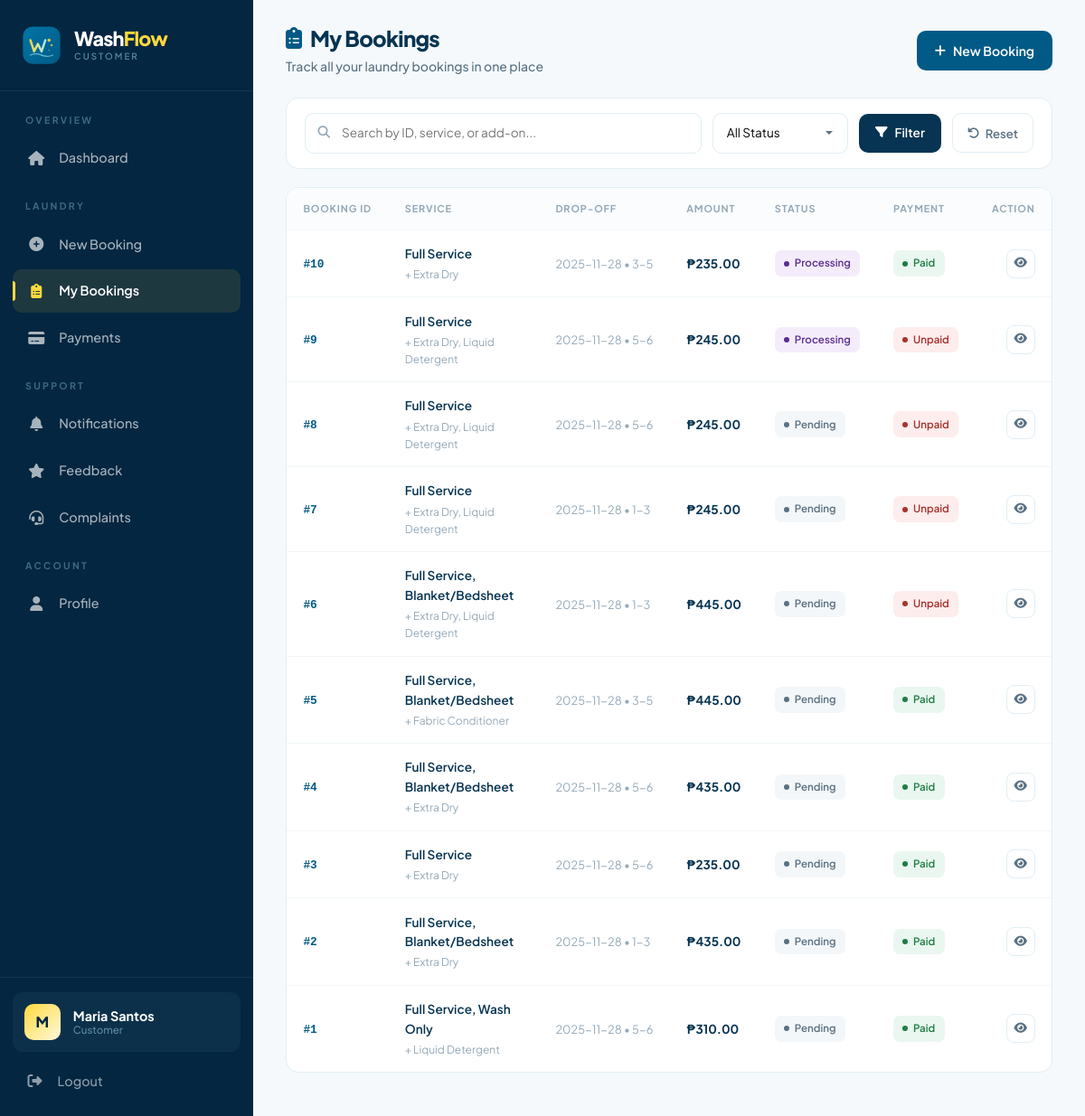
Page /my_bookings.php (signed in) on the committed database.
### tables this page shows
CREATE TABLE `booking_online` (
  `id` int(11) NOT NULL,
  `customer_id` int(11) NOT NULL,
  `admin_id` int(11) DEFAULT NULL,
  `schedule_id` int(11) DEFAULT NULL,
  `customer_name` varchar(100) NOT NULL,
  `contact_number` varchar(20) NOT NULL,
  `address` text NOT NULL,
  `delivery_option` varchar(50) NOT NULL,
  `dropoff_date` date NOT NULL,
  `dropoff_time` varchar(50) NOT NULL,
  `special_instructions` text DEFAULT NULL,
  `addons` text DEFAULT NULL,
  `service` varchar(255) NOT NULL,
  `timestamp` timestamp NOT NULL DEFAULT current_timestamp(),
  `status` enum('Pending','Processing','Ready','Completed','Cancelled') NOT NULL DEFAULT 'Pending',
  `completed_at` datetime DEFAULT NULL,
  `total_amount` decimal(10,2) DEFAULT 0.00,
  `discount` decimal(10,2) DEFAULT 0.00,
  `payment_status` enum('Unpaid','Partially Paid','Paid') DEFAULT 'Unpaid'
);

### functions.php (called while the page is built, shortened)
<?php
function e($string) {
    return htmlspecialchars($string ?? '', ENT_QUOTES | ENT_HTML5, 'UTF-8');
}
?>

### my_bookings.php (the view, shortened to what this page needs)
<?php
require_once 'db_connect.php';
require_once 'functions.php';
$customer_id = (int)$_SESSION['customer_id'];
$firstName = $_SESSION['first_name'] ?? '';
$lastName  = $_SESSION['last_name']  ?? '';
$fullName  = trim($firstName . ' ' . $lastName);
$customer_initial = strtoupper(substr($firstName ?: 'U', 0, 1));
$search     = trim($_GET['q'] ?? '');
$page       = max(1, (int)($_GET['page'] ?? 1));
$per_page   = 10;
$offset     = ($page - 1) * $per_page;
$where = ["b.customer_id = ?"];
$params = [$customer_id];
$types = 'i';
$where_sql = implode(' AND ', $where);
$stmt = $conn->prepare("
    SELECT b.id, b.service, b.addons, b.delivery_option, b.dropoff_date, b.dropoff_time,
           b.status, b.payment_status, b.total_amount, b.timestamp
    FROM booking_online b
    WHERE $where_sql
    ORDER BY b.timestamp DESC
    LIMIT ? OFFSET ?
");
$bind_types = $types . 'ii';
$bind_params = array_merge($params, [$per_page, $offset]);
$stmt->bind_param($bind_types, ...$bind_params);
$stmt->execute();
$bookings = $stmt->get_result()->fetch_all(MYSQLI_ASSOC);
function status_pill($s) {
    $s = strtolower(trim($s));
    return match ($s) {
        'pending'    => ['label' => 'Pending',    'color' => '#946200', 'bg' => '#FEF9E7'],
        'processing' => ['label' => 'Processing', 'color' => '#5B2E91', 'bg' => '#F4ECFB'],
        'ready'      => ['label' => 'Ready',      'color' => '#946200', 'bg' => '#FFF9DB'],
        'completed'  => ['label' => 'Completed',  'color' => '#1E7E45', 'bg' => '#EAF7F0'],
        'cancelled'  => ['label' => 'Cancelled',  'color' => '#A8322D', 'bg' => '#FDEDEC'],
        default      => ['label' => ucfirst($s ?: 'Pending'), 'color' => '#5A7184', 'bg' => '#F4F7F9'],
    };
}
function pay_pill($s) {
    $s = strtolower(trim($s));
    return match ($s) {
        'paid'    => ['label' => 'Paid',    'color' => '#1E7E45', 'bg' => '#EAF7F0'],
        'unpaid'  => ['label' => 'Unpaid',  'color' => '#A8322D', 'bg' => '#FDEDEC'],
        'pending' => ['label' => 'Pending', 'color' => '#946200', 'bg' => '#FEF9E7'],
        default   => ['label' => ucfirst($s ?: 'Unpaid'), 'color' => '#5A7184', 'bg' => '#F4F7F9'],
    };
}
?>
<!DOCTYPE html>
<html lang="en">
<head>
<link href="https://cdn.jsdelivr.net/npm/bootstrap@5.3.0/dist/css/bootstrap.min.css" rel="stylesheet">
<link href="https://cdnjs.cloudflare.com/ajax/libs/font-awesome/6.4.0/css/all.min.css" rel="stylesheet">
</head>
<body>
<div class="wf-layout">
    <aside class="wf-sidebar" id="wfSidebar">
        <div class="wf-sidebar-brand">
            <div class="wf-sidebar-brand-logo">
            </div>
            <div class="wf-sidebar-brand-text">
                <span class="wf-sidebar-brand-name">Wash<span class="flow">Flow</span></span>
                <span class="wf-sidebar-brand-tag">Customer</span>
            </div>
        </div>
        <nav class="wf-nav">
            <div class="wf-nav-section-label">Overview</div>
            <a href="userdashboard.php" class="wf-nav-item"><i class="fas fa-home"></i><span>Dashboard</span></a>
            <div class="wf-nav-section-label">Laundry</div>
            <a href="book_service.php" class="wf-nav-item"><i class="fas fa-plus-circle"></i><span>New Booking</span></a>
            <a href="my_bookings.php" class="wf-nav-item active"><i class="fas fa-clipboard-list"></i><span>My Bookings</span></a>
            <a href="payments.php" class="wf-nav-item"><i class="fas fa-credit-card"></i><span>Payments</span></a>
            <div class="wf-nav-section-label">Support</div>
            <a href="notifications.php" class="wf-nav-item"><i class="fas fa-bell"></i><span>Notifications</span></a>
            <a href="my_feedback.php" class="wf-nav-item"><i class="fas fa-star"></i><span>Feedback</span></a>
            <a href="my_complaints.php" class="wf-nav-item"><i class="fas fa-headset"></i><span>Complaints</span></a>
            <div class="wf-nav-section-label">Account</div>
            <a href="profile.php" class="wf-nav-item"><i class="fas fa-user"></i><span>Profile</span></a>
        </nav>
        <div class="wf-sidebar-footer">
            <div class="wf-user-card">
                <div class="wf-user-avatar"><?= e($customer_initial) ?></div>
                <div class="wf-user-info">
                    <div class="wf-user-name"><?= e($fullName ?: 'Customer') ?></div>
                    <div class="wf-user-role">Customer</div>
                </div>
            </div>
            <a href="logout.php" class="wf-btn-logout"><i class="fas fa-sign-out-alt"></i><span>Logout</span></a>
        </div>
    </aside>
    <main class="wf-main">
        <div class="wf-page-head">
            <div>
                <h1><i class="fas fa-clipboard-list" style="color:var(--primary);"></i> My Bookings</h1>
                <p>Track all your laundry bookings in one place</p>
            </div>
            <a href="book_service.php" class="wf-btn-primary">
                <i class="fas fa-plus"></i> New Booking
            </a>
        </div>
        <form method="GET" action="my_bookings.php" class="wf-filter-bar">
            <div class="wf-search-wrap">
                <input type="text" name="q" class="wf-search"
                       placeholder="Search by ID, service, or add-on..."
                       value="<?= e($search) ?>">
            </div>
            <select name="status" class="wf-select">
                <option value="">All Status</option>
            </select>
            <button type="submit" class="wf-btn-filter">
                <i class="fas fa-filter"></i> Filter
            </button>
            <a href="my_bookings.php" class="wf-btn-reset">
                <i class="fas fa-undo"></i> Reset
            </a>
        </form>
        <div class="wf-card">
            <?php if (empty($bookings)): ?>
                <div class="wf-empty">
                    <i class="fas fa-inbox"></i>
                    <p>No bookings found</p>
                    <span>Try different filters, or create a new booking</span>
                    <a href="book_service.php">Create your first booking <i class="fas fa-arrow-right"></i></a>
                </div>
            <?php else: ?>
                <div class="wf-table-wrap">
                    <table class="wf-table">
                        <thead>
                            <tr>
                                <th>Booking ID</th>
                                <th>Service</th>
                                <th>Drop-off</th>
                                <th>Amount</th>
                                <th>Status</th>
                                <th>Payment</th>
                                <th style="text-align:right;">Action</th>
                            </tr>
                        </thead>
                        <tbody>
                            <?php foreach ($bookings as $b):
                                $badge = status_pill($b['status']);
                                $pb = pay_pill($b['payment_status']);
                            ?>
                            <tr>
                                <td><span class="wf-booking-id">#<?= e($b['id']) ?></span></td>
                                <td>
                                    <div class="wf-service-text"><?= e($b['service'] ?: '—') ?></div>
                                    <?php if (!empty($b['addons'])): ?>
                                        <div class="wf-addon-text">+ <?= e($b['addons']) ?></div>
                                    <?php endif; ?>
                                </td>
                                <td><span class="wf-date"><?= e($b['dropoff_date'] ?: '—') ?> <?= $b['dropoff_time'] ? '• ' . e($b['dropoff_time']) : '' ?></span></td>
                                <td><span class="wf-amount">₱<?= number_format((float)$b['total_amount'], 2) ?></span></td>
                                <td>
                                    <span class="wf-badge" style="color:<?= $badge['color'] ?>;background:<?= $badge['bg'] ?>;">
                                        <span class="wf-badge-dot"></span> <?= e($badge['label']) ?>
                                    </span>
                                </td>
                                <td>
                                    <span class="wf-badge" style="color:<?= $pb['color'] ?>;background:<?= $pb['bg'] ?>;">
                                        <span class="wf-badge-dot"></span> <?= e($pb['label']) ?>
                                    </span>
                                </td>
                                <td style="text-align:right;">
                                    <a href="booking_details.php?id=<?= (int)$b['id'] ?>" class="wf-icon-btn" title="View details">
                                        <i class="fas fa-eye"></i>
                                    </a>
                                </td>
                            </tr>
                            <?php endforeach; ?>
                        </tbody>
                    </table>
                </div>
            <?php endif; ?>
        </div>
    </main>
</div>
</body>
</html>

### rows in the picture
booking_online: id "10", service "Full Service", addons "Extra Dry", dropoff_date "2025-11-28", dropoff_time "3-5", total_amount "235.00", status "Processing", payment_status "Paid"
booking_online: id "9", service "Full Service", addons "Extra Dry, Liquid Detergent", dropoff_date "2025-11-28", dropoff_time "5-6", total_amount "245.00", status "Processing", payment_status "Unpaid"
booking_online: id "8", service "Full Service", addons "Extra Dry, Liquid Detergent", dropoff_date "2025-11-28", dropoff_time "5-6", total_amount "245.00", status "Pending", payment_status "Unpaid"
booking_online: id "7", service "Full Service", addons "Extra Dry, Liquid Detergent", dropoff_date "2025-11-28", dropoff_time "1-3", total_amount "245.00", status "Pending", payment_status "Unpaid"
booking_online: id "6", service "Full Service, Blanket/Bedsheet", addons "Extra Dry, Liquid Detergent", dropoff_date "2025-11-28", dropoff_time "1-3", total_amount "445.00", status "Pending", payment_status "Unpaid"
booking_online: id "5", service "Full Service, Blanket/Bedsheet", addons "Fabric Conditioner", dropoff_date "2025-11-28", dropoff_time "3-5", total_amount "445.00", status "Pending", payment_status "Paid"
booking_online: id "4", service "Full Service, Blanket/Bedsheet", addons "Extra Dry", dropoff_date "2025-11-28", dropoff_time "5-6", total_amount "435.00", status "Pending", payment_status "Paid"
booking_online: id "3", service "Full Service", addons "Extra Dry", dropoff_date "2025-11-28", dropoff_time "5-6", total_amount "235.00", status "Pending", payment_status "Paid"
booking_online: id "2", service "Full Service, Blanket/Bedsheet", addons "Extra Dry", dropoff_date "2025-11-28", dropoff_time "1-3", total_amount "435.00", status "Pending", payment_status "Paid"
booking_online: id "1", service "Full Service, Wash Only", addons "Liquid Detergent", dropoff_date "2025-11-28", dropoff_time "5-6", total_amount "310.00", status "Pending", payment_status "Paid"

### other values in the picture
$customer_initial "M"
$fullName ?: 'Customer' "Maria Santos"
